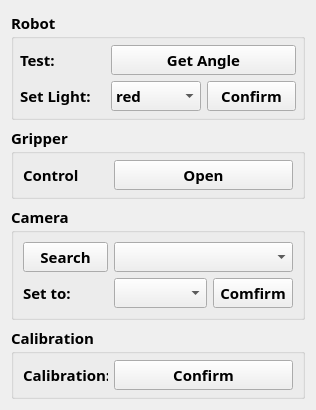
             <widget class="QWidget" name="tab_debug">
              <attribute name="title">
               <string>Debug</string>
              </attribute>
              <layout class="QGridLayout" name="gridLayout_6">
               <item row="0" column="0">
                <widget class="QGroupBox" name="groupBox_17">
                 <property name="maximumSize">
                  <size>
                   <width>16777215</width>
                   <height>16777215</height>
                  </size>
                 </property>
                 <property name="font">
                  <font>
                   <family>padmaa-Bold.1.1</family>
                   <pointsize>11</pointsize>
                   <weight>75</weight>
                   <bold>true</bold>
                  </font>
                 </property>
                 <property name="title">
                  <string>Robot</string>
                 </property>
                 <layout class="QGridLayout" name="gridLayout_29" columnstretch="1,1,1">
                  <property name="leftMargin">
                   <number>6</number>
                  </property>
                  <property name="topMargin">
                   <number>6</number>
                  </property>
                  <property name="rightMargin">
                   <number>6</number>
                  </property>
                  <property name="bottomMargin">
                   <number>6</number>
                  </property>
                  <item row="0" column="0">
                   <widget class="QLabel" name="label_32">
                    <property name="minimumSize">
                     <size>
                      <width>85</width>
                      <height>25</height>
                     </size>
                    </property>
                    <property name="maximumSize">
                     <size>
                      <width>69</width>
                      <height>60</height>
                     </size>
                    </property>
                    <property name="text">
                     <string>Test:</string>
                    </property>
                   </widget>
                  </item>
                  <item row="1" column="1">
                   <widget class="QComboBox" name="CB_debug_robot_light">
                    <property name="minimumSize">
                     <size>
                      <width>0</width>
                      <height>25</height>
                     </size>
                    </property>
                    <property name="maximumSize">
                     <size>
                      <width>16777215</width>
                      <height>60</height>
                     </size>
                    </property>
                    <item>
                     <property name="text">
                      <string>red</string>
                     </property>
                    </item>
                    <item>
                     <property name="text">
                      <string>yellow</string>
                     </property>
                    </item>
                    <item>
                     <property name="text">
                      <string>green</string>
                     </property>
                    </item>
                    <item>
                     <property name="text">
                      <string>black</string>
                     </property>
                    </item>
                   </widget>
                  </item>
                  <item row="1" column="0">
                   <widget class="QLabel" name="label_37">
                    <property name="minimumSize">
                     <size>
                      <width>85</width>
                      <height>25</height>
                     </size>
                    </property>
                    <property name="maximumSize">
                     <size>
                      <width>69</width>
                      <height>60</height>
                     </size>
                    </property>
                    <property name="text">
                     <string>Set Light:</string>
                    </property>
                   </widget>
                  </item>
                  <item row="1" column="2">
                   <widget class="QPushButton" name="PB_debug_robot_light">
                    <property name="minimumSize">
                     <size>
                      <width>0</width>
                      <height>25</height>
                     </size>
                    </property>
                    <property name="maximumSize">
                     <size>
                      <width>16777215</width>
                      <height>60</height>
                     </size>
                    </property>
                    <property name="font">
                     <font>
                      <family>padmaa-Bold.1.1</family>
                      <pointsize>11</pointsize>
                      <weight>75</weight>
                      <bold>true</bold>
                     </font>
                    </property>
                    <property name="text">
                     <string>Confirm</string>
                    </property>
                   </widget>
                  </item>
                  <item row="0" column="1" colspan="2">
                   <widget class="QPushButton" name="PB_debug_robot_getangle">
                    <property name="minimumSize">
                     <size>
                      <width>0</width>
                      <height>25</height>
                     </size>
                    </property>
                    <property name="maximumSize">
                     <size>
                      <width>16777215</width>
                      <height>60</height>
                     </size>
                    </property>
                    <property name="font">
                     <font>
                      <family>padmaa-Bold.1.1</family>
                      <pointsize>11</pointsize>
                      <weight>75</weight>
                      <bold>true</bold>
                     </font>
                    </property>
                    <property name="text">
                     <string>Get Angle</string>
                    </property>
                   </widget>
                  </item>
                 </layout>
                </widget>
               </item>
               <item row="1" column="0">
                <widget class="QGroupBox" name="groupBox_18">
                 <property name="maximumSize">
                  <size>
                   <width>16777215</width>
                   <height>16777215</height>
                  </size>
                 </property>
                 <property name="font">
                  <font>
                   <family>padmaa-Bold.1.1</family>
                   <pointsize>11</pointsize>
                   <weight>75</weight>
                   <bold>true</bold>
                  </font>
                 </property>
                 <property name="title">
                  <string>Gripper</string>
                 </property>
                 <layout class="QGridLayout" name="gridLayout_30" columnstretch="1,1">
                  <property name="topMargin">
                   <number>6</number>
                  </property>
                  <property name="bottomMargin">
                   <number>6</number>
                  </property>
                  <item row="0" column="0">
                   <widget class="QLabel" name="label_30">
                    <property name="minimumSize">
                     <size>
                      <width>85</width>
                      <height>25</height>
                     </size>
                    </property>
                    <property name="maximumSize">
                     <size>
                      <width>69</width>
                      <height>60</height>
                     </size>
                    </property>
                    <property name="text">
                     <string>Control</string>
                    </property>
                   </widget>
                  </item>
                  <item row="0" column="1">
                   <widget class="QPushButton" name="PB_debug_gripper_control">
                    <property name="minimumSize">
                     <size>
                      <width>0</width>
                      <height>25</height>
                     </size>
                    </property>
                    <property name="maximumSize">
                     <size>
                      <width>16777215</width>
                      <height>60</height>
                     </size>
                    </property>
                    <property name="font">
                     <font>
                      <family>padmaa-Bold.1.1</family>
                      <pointsize>11</pointsize>
                      <weight>75</weight>
                      <bold>true</bold>
                     </font>
                    </property>
                    <property name="text">
                     <string>Open</string>
                    </property>
                    <property name="checkable">
                     <bool>true</bool>
                    </property>
                   </widget>
                  </item>
                 </layout>
                </widget>
               </item>
               <item row="2" column="0">
                <widget class="QGroupBox" name="groupBox_19">
                 <property name="maximumSize">
                  <size>
                   <width>16777215</width>
                   <height>16777215</height>
                  </size>
                 </property>
                 <property name="font">
                  <font>
                   <family>padmaa-Bold.1.1</family>
                   <pointsize>11</pointsize>
                   <weight>75</weight>
                   <bold>true</bold>
                  </font>
                 </property>
                 <property name="title">
                  <string>Camera</string>
                 </property>
                 <layout class="QGridLayout" name="gridLayout_9" columnstretch="1,1,1">
                  <item row="0" column="0">
                   <widget class="QPushButton" name="PB_debug_cam_search">
                    <property name="minimumSize">
                     <size>
                      <width>85</width>
                      <height>25</height>
                     </size>
                    </property>
                    <property name="maximumSize">
                     <size>
                      <width>69</width>
                      <height>60</height>
                     </size>
                    </property>
                    <property name="font">
                     <font>
                      <family>padmaa-Bold.1.1</family>
                      <pointsize>11</pointsize>
                      <weight>75</weight>
                      <bold>true</bold>
                     </font>
                    </property>
                    <property name="text">
                     <string>Search</string>
                    </property>
                   </widget>
                  </item>
                  <item row="0" column="1" colspan="2">
                   <widget class="QComboBox" name="CB_debug_cam_ids">
                    <property name="minimumSize">
                     <size>
                      <width>0</width>
                      <height>25</height>
                     </size>
                    </property>
                    <property name="maximumSize">
                     <size>
                      <width>16777215</width>
                      <height>60</height>
                     </size>
                    </property>
                   </widget>
                  </item>
                  <item row="1" column="0">
                   <widget class="QLabel" name="label_31">
                    <property name="minimumSize">
                     <size>
                      <width>85</width>
                      <height>25</height>
                     </size>
                    </property>
                    <property name="maximumSize">
                     <size>
                      <width>69</width>
                      <height>60</height>
                     </size>
                    </property>
                    <property name="text">
                     <string>Set to:</string>
                    </property>
                   </widget>
                  </item>
                  <item row="1" column="1">
                   <widget class="QComboBox" name="CB_debug_cam_which">
                    <property name="minimumSize">
                     <size>
                      <width>0</width>
                      <height>25</height>
                     </size>
                    </property>
                    <property name="maximumSize">
                     <size>
                      <width>16777215</width>
                      <height>60</height>
                     </size>
                    </property>
                   </widget>
                  </item>
                  <item row="1" column="2">
                   <widget class="QPushButton" name="PB_debug_cam_confirm">
                    <property name="minimumSize">
                     <size>
                      <width>0</width>
                      <height>25</height>
                     </size>
                    </property>
                    <property name="maximumSize">
                     <size>
                      <width>16777215</width>
                      <height>60</height>
                     </size>
                    </property>
                    <property name="font">
                     <font>
                      <family>padmaa-Bold.1.1</family>
                      <pointsize>11</pointsize>
                      <weight>75</weight>
                      <bold>true</bold>
                     </font>
                    </property>
                    <property name="text">
                     <string>Comfirm</string>
                    </property>
                   </widget>
                  </item>
                 </layout>
                </widget>
               </item>
               <item row="3" column="0">
                <widget class="QGroupBox" name="groupBox_20">
                 <property name="maximumSize">
                  <size>
                   <width>16777215</width>
                   <height>16777215</height>
                  </size>
                 </property>
                 <property name="font">
                  <font>
                   <family>padmaa-Bold.1.1</family>
                   <pointsize>11</pointsize>
                   <weight>75</weight>
                   <bold>true</bold>
                  </font>
                 </property>
                 <property name="title">
                  <string>Calibration</string>
                 </property>
                 <layout class="QGridLayout" name="gridLayout_34" columnstretch="1,1">
                  <property name="topMargin">
                   <number>6</number>
                  </property>
                  <property name="bottomMargin">
                   <number>6</number>
                  </property>
                  <item row="0" column="1">
                   <widget class="QPushButton" name="PB_debug_calibration_confirm">
                    <property name="minimumSize">
                     <size>
                      <width>0</width>
                      <height>25</height>
                     </size>
                    </property>
                    <property name="maximumSize">
                     <size>
                      <width>16777215</width>
                      <height>60</height>
                     </size>
                    </property>
                    <property name="font">
                     <font>
                      <family>padmaa-Bold.1.1</family>
                      <pointsize>11</pointsize>
                      <weight>75</weight>
                      <bold>true</bold>
                     </font>
                    </property>
                    <property name="text">
                     <string>Confirm</string>
                    </property>
                    <property name="checkable">
                     <bool>false</bool>
                    </property>
                   </widget>
                  </item>
                  <item row="0" column="0">
                   <widget class="QLabel" name="label_38">
                    <property name="minimumSize">
                     <size>
                      <width>85</width>
                      <height>25</height>
                     </size>
                    </property>
                    <property name="maximumSize">
                     <size>
                      <width>85</width>
                      <height>60</height>
                     </size>
                    </property>
                    <property name="text">
                     <string>Calibration:</string>
                    </property>
                   </widget>
                  </item>
                 </layout>
                </widget>
               </item>
              </layout>
             </widget>
